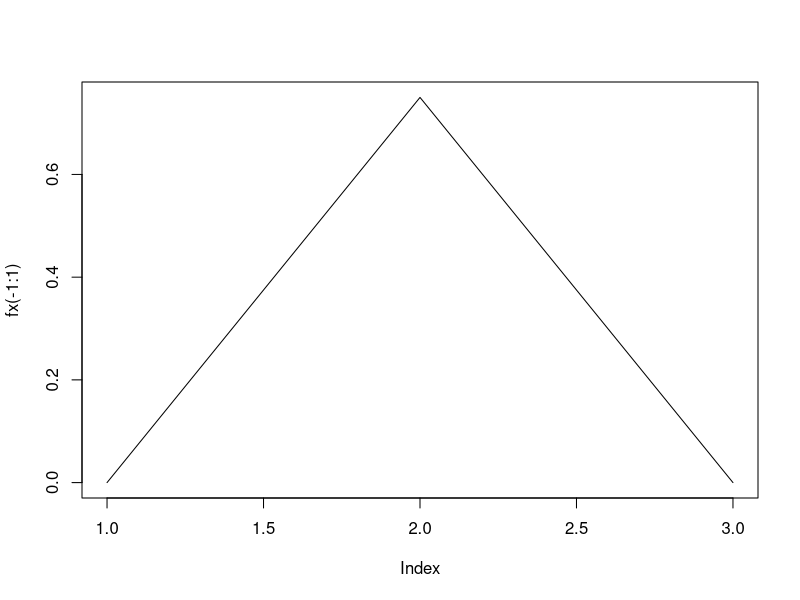
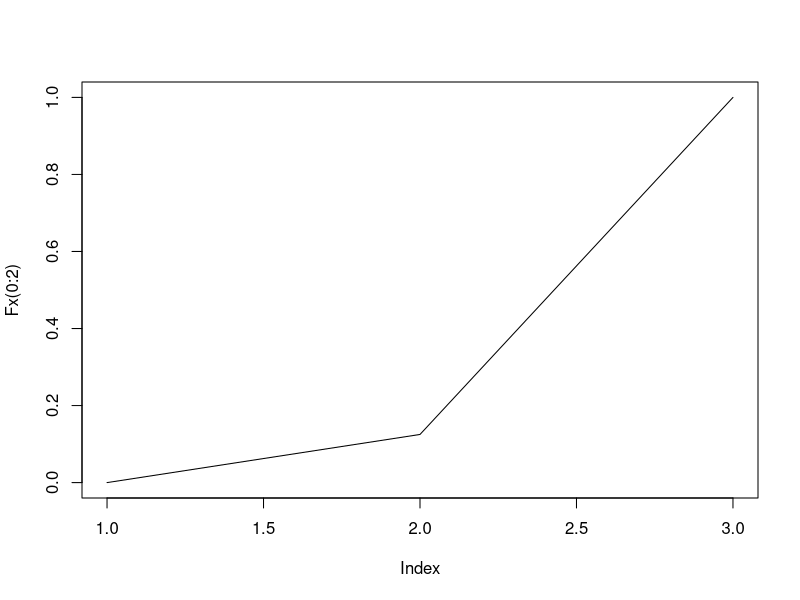

Generate these figures, in order, with R: (Note: this script raises an error after producing the figures.)
#Ej 1.d)
fx = function(x){(3/4)*(1-x*x)}
X <- seq(-1,1,0.01)
plot(fx(-1:1), type='l')

#Ej 2.e)
Fx = function(x){x*x*x/8}
fx = function(x){(3/8)*x*x}
X <- seq(-1,1,0.01)
plot(Fx(0:2), type='l')

#Ej 


#con X~N(0,1)
  #calcular P(X < algo) o P(X <= algo)
  pnorm(3)-pnorm(1)
  pnorm((78-74.34822)/3.22832)
  #calcular  el algo-percentil
  qnorm(1)
  
  A <- pnorm(-0.4)-pnorm(-2)
  B <- 1 - pnorm(0.4)- 1 + pnorm(2)
  C <- pnorm(1) - 1 + pnorm(.4)  
  D <- 1-pnorm(1)
  
  dpois(1,3)*dpois(1,2)/dpois(2,5)
  
  pnorm(1) - pnorm(-1)
  
  dmultinom()